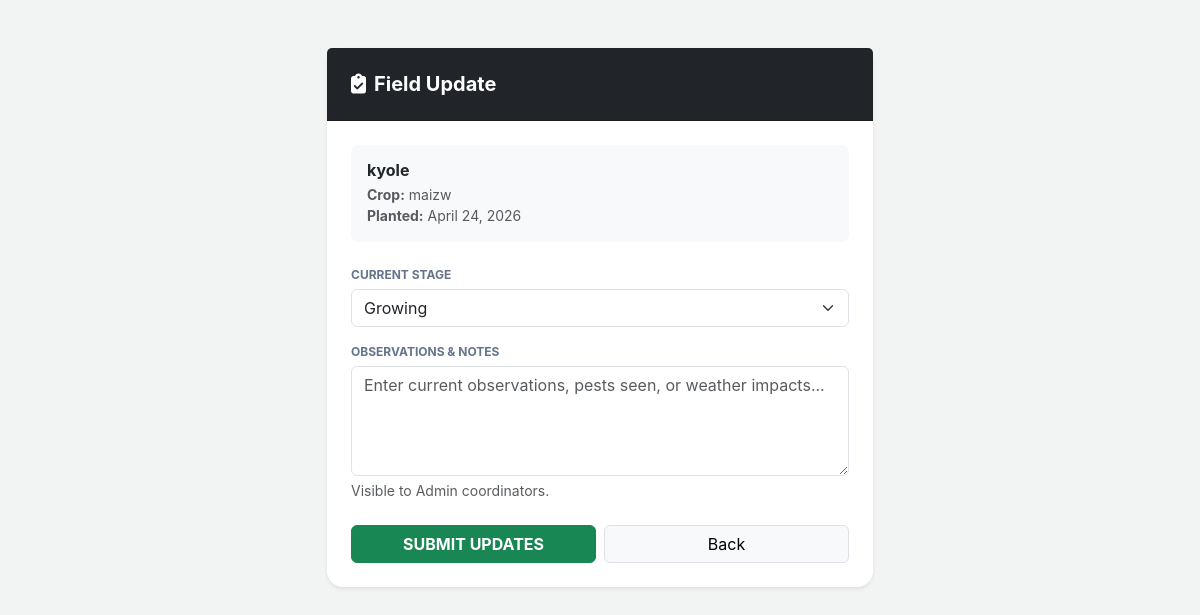
The app's page /update_field/1/ (signed in), older data.
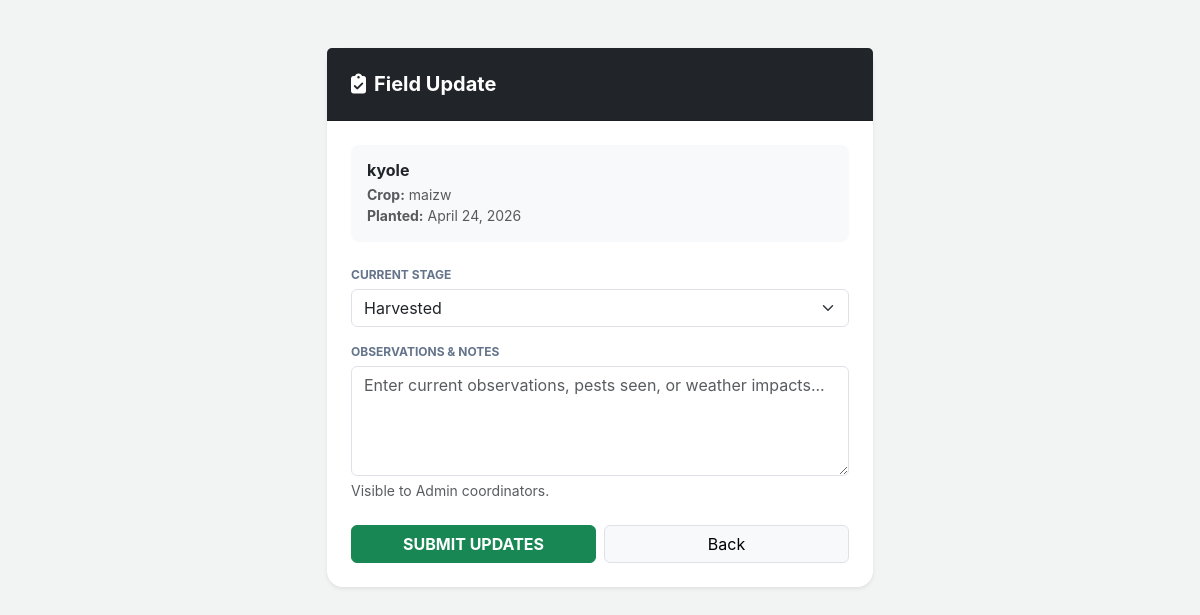
The same page, newer data.
### home/models.py (models this page shows, shortened)
class Field(models.Model):
    STAGE_CHOICES = [
        ('PLANTED', 'Planted'),
        ('GROWING', 'Growing'),
        ('READY', 'Ready'),
        ('HARVESTED', 'Harvested'),
    ]
    name = models.CharField(max_length=100) # e.g., Section A, North Wing
    crop = models.OneToOneField(Crop, on_delete=models.CASCADE, related_name='field_location')
    agent = models.ForeignKey(
        CustomUser,
        on_delete=models.SET_NULL,
        null=True,
        limit_choices_to={'user_type': '2'},
        related_name='assigned_fields'
    )
    stage = models.CharField(max_length=20, choices=STAGE_CHOICES, default='PLANTED')
    notes = models.TextField(blank=True, help_text="Observations from the field agent")
    last_updated = models.DateTimeField(auto_now=True)
    class Meta:
        ordering = ['-last_updated']

class Crop(models.Model):
    name = models.CharField(max_length=100) # e.g., Maize, Wheat, Tomatoes
    variety = models.CharField(max_length=100) # e.g., Hybrid 614
    planting_date = models.DateField()
    expected_harvest_date = models.DateField()
    acreage = models.DecimalField(max_digits=5, decimal_places=2)
    status = models.CharField(max_length=20, default='Growing')

### home/views.py (the view)
@login_required
def update_field(request, field_id):
    field = get_object_or_404(Field, id=field_id)
    is_assigned_agent = (field.agent == request.user)
    is_admin = (request.user.user_type == '1')
    if not (is_assigned_agent or is_admin):
        messages.error(request, "Access Denied: You are not assigned to this field.")
        return redirect('dashboard')
    if request.method == 'POST':
        form = FieldUpdateForm(request.POST, instance=field)
        if form.is_valid():
            form.save()
            messages.success(request, f"Updates for {field.name} saved successfully.")
            return redirect('dashboard')
    else:
        form = FieldUpdateForm(instance=field)
    context = {
        'form': form,
        'field': field,
        'title': 'Field Observation Update'
    }
    return render(request, 'pdate_field.html', context)

### home/forms.py
class FieldUpdateForm(forms.ModelForm):
    class Meta:
        model = Field
        fields = ['stage', 'notes']
        widgets = {
            'stage': forms.Select(attrs={'class': 'form-select'}),
            'notes': forms.Textarea(attrs={
                'class': 'form-control',
                'rows': 4,
                'placeholder': 'Enter current observations, pests seen, or weather impacts...'
            }),
        }

### home/templates/pdate_field.html (shortened to what this page needs)
{% extends 'base.html' %}
{% block content %}
<div class="container py-5">
    <div class="row justify-content-center">
        <div class="col-md-6">
            <div class="card border-0 shadow-sm rounded-4">
                <div class="card-header bg-dark text-white p-4">
                    <h5 class="mb-0 fw-bold"><i class="fas fa-clipboard-check me-2"></i>Field Update</h5>
                </div>
                <div class="card-body p-4">
                    <div class="bg-light p-3 rounded-3 mb-4">
                        <h6 class="fw-bold mb-1">{{ field.name }}</h6>
                        <p class="small text-muted mb-0">
                            <strong>Crop:</strong> {{ field.crop.name }}<br>
                            <strong>Planted:</strong> {{ field.crop.planting_date }}
                        </p>
                    </div>
                    <form method="POST">
                        <div class="mb-3">
                            <label class="form-label-custom">Current Stage</label>
                            {{ form.stage }}
                        </div>
                        <div class="mb-4">
                            <label class="form-label-custom">Observations & Notes</label>
                            {{ form.notes }}
                            <div class="form-text">Visible to Admin coordinators.</div>
                        </div>
                        <div class="d-flex gap-2">
                            <button type="submit" class="btn btn-success w-100 fw-bold">SUBMIT UPDATES</button>
                            <a href="{% url 'dashboard' %}" class="btn btn-light border w-100">Back</a>
                        </div>
                    </form>
                </div>
            </div>
        </div>
    </div>
</div>
{% endblock %}

Row changes from the older to the newer data that the page shows:
changed Field "kyole": stage "Growing" → "Harvested"
